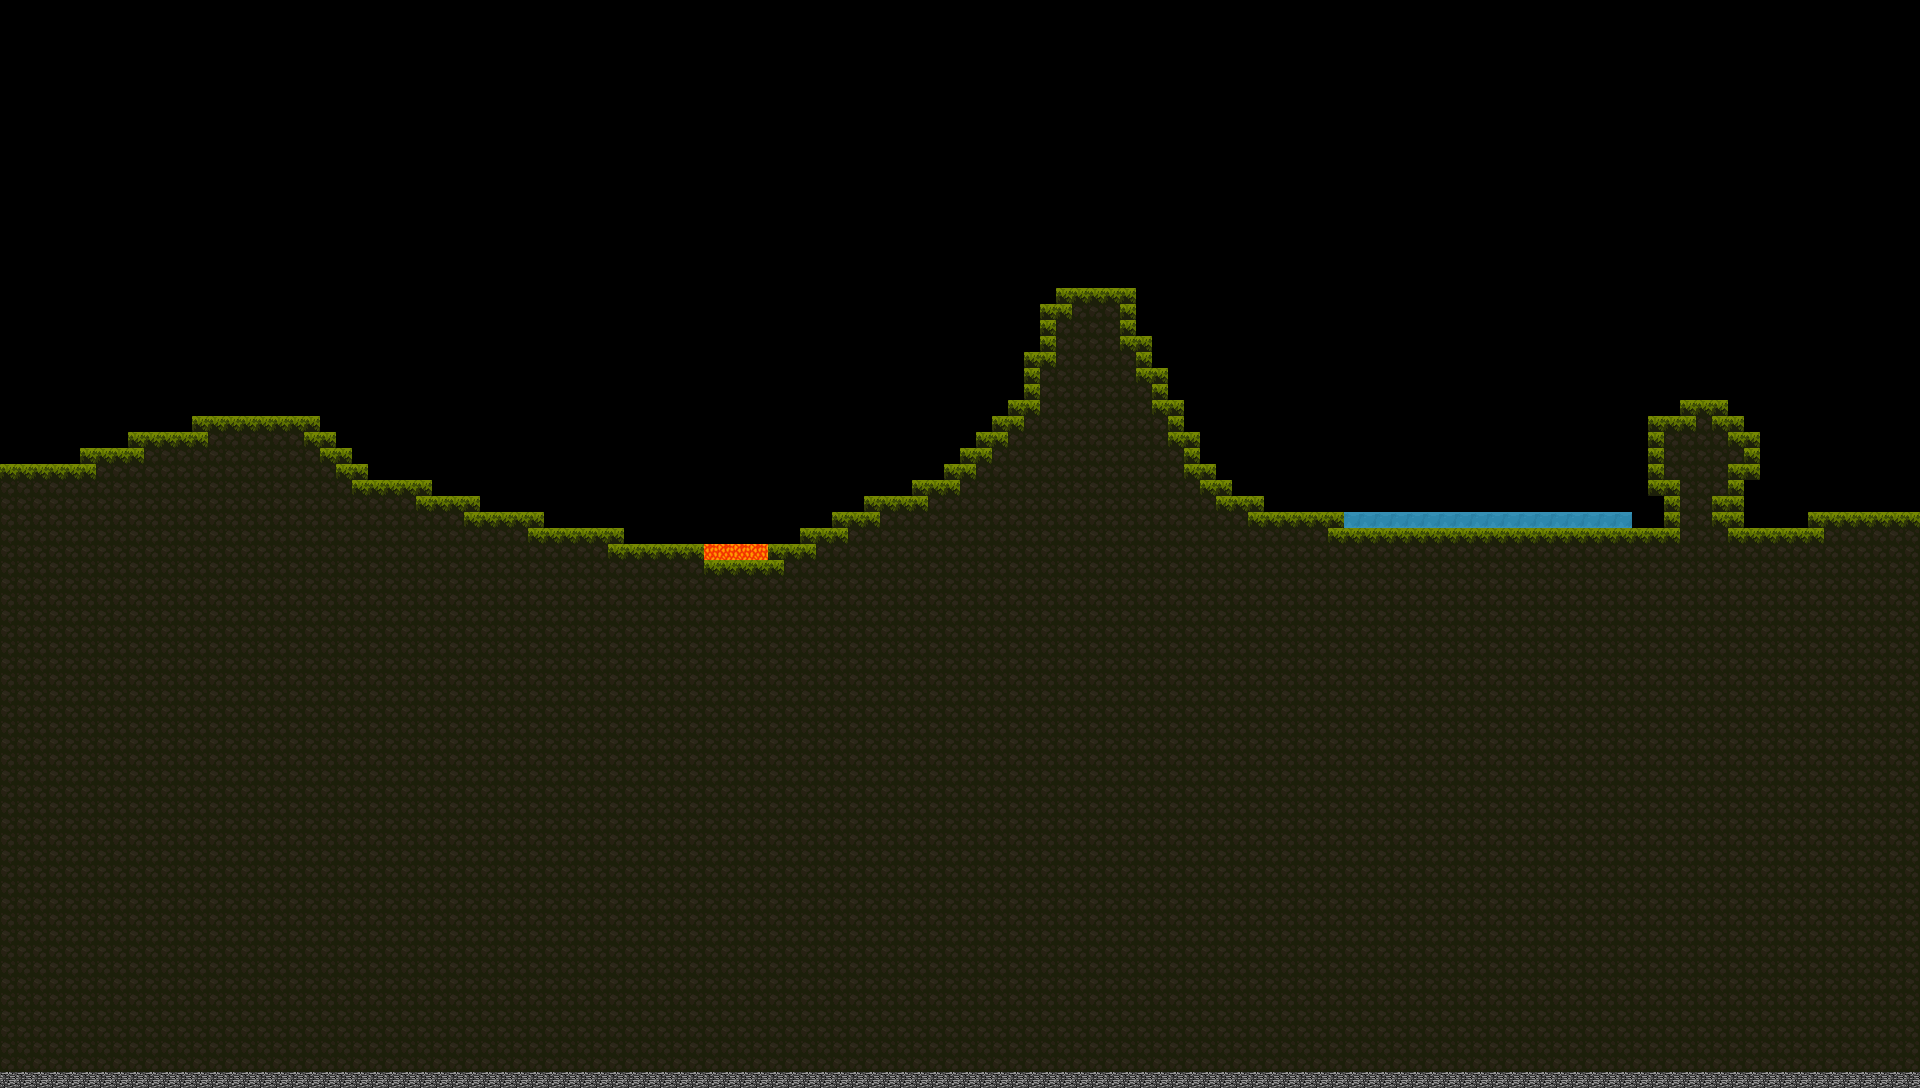

Tiled map render using the project's own tile images. Description and the map definition, with tile-layer contents summarised, below:
An orthogonal 120x68 tile map with 16x16 px tiles, 1 tile layer (Tile Layer 1).

<map version="1.10" tiledversion="1.10.1" orientation="orthogonal" renderorder="right-down" width="120" height="68" tilewidth="16" tileheight="16" infinite="0" nextlayerid="2" nextobjectid="1">
 <tileset firstgid="1" name="Tiles" tilewidth="16" tileheight="16" tilecount="625" columns="25">
  <image source="Props/Tiles.png" width="400" height="400" />
 </tileset>
 <layer id="1" name="Tile Layer 1" width="120" height="68">
  <data>[8160 cells, 4608 non-empty, 5 distinct tile ids]</data>
 </layer>
</map>